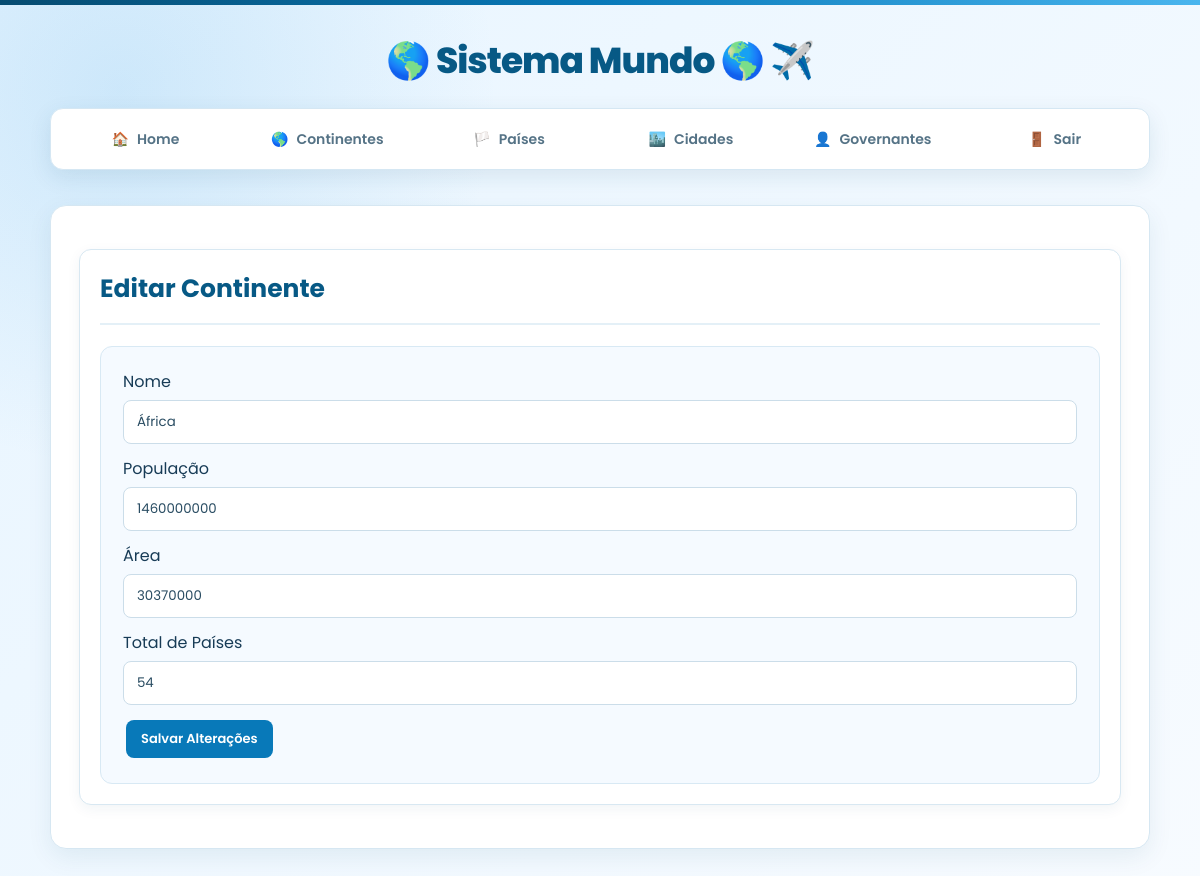
The app's page /editar_continente.php?id=1 (signed in) with its own data.
### tables this page shows
create table tb_continentes (
id_continente int primary key not null auto_increment,
nome varchar(60) not null,
pop int not null,
area int not null,
total_paises int not null 
);

### editar_continente.php (the view, shortened to what this page needs)
<?php
require_once "conexao.php";
$id = $_GET['id'] ?? null;
$sql = "SELECT * FROM tb_continentes WHERE id_continente = :id";
$stmt = $pdo->prepare($sql);
$stmt->execute([
    ':id' => $id
]);
$dados = $stmt->fetch(PDO::FETCH_ASSOC);
?>
<!DOCTYPE html>
<html lang="pt-br">
<head>
    <link rel="stylesheet" href="style.css">
</head>
<body>
<header class="header">
    <div>
        <h1>Sistema Mundo 🌎</h1>
    </div>
</header>
<nav class="navbar">
    <div class="menu">
        <a href="index.php">
            <span>🏠</span> Home
        </a>
        <a href="continentes.php">
            <span>🌎</span> Continentes
        </a>
        <a href="paises.php">
            <span>🏳️</span> Países
        </a>
        <a href="cidades.php">
            <span>🏙️</span> Cidades
        </a>
        <a href="governantes.php">
            <span>👤</span> Governantes
        </a>
        <a href="logout.php">
            <span>🚪</span> Sair
        </a>
    </div>
</nav>
<div class="container">
    <div class="card">
        <h2>Editar Continente</h2>
        <form action="" method="POST">
            <label>Nome</label>
            <input
                type="text"
                name="nome"
                value="<?= htmlspecialchars($dados['nome']); ?>"
                required
            >
            <label>População</label>
            <input
                type="number"
                name="pop"
                value="<?= htmlspecialchars($dados['pop']); ?>"
                required
            >
            <label>Área</label>
            <input
                type="number"
                name="area"
                value="<?= htmlspecialchars($dados['area']); ?>"
                required
            >
            <label>Total de Países</label>
            <input
                type="number"
                name="total_paises"
                value="<?= htmlspecialchars($dados['total_paises']); ?>"
                required
            >
            <button type="submit" name="editar">
                Salvar Alterações
            </button>
        </form>
    </div>
</div>
</body>
</html>

### style.css (style rules this page uses)
* { box-sizing: border-box; }
body { margin: 0; min-height: 100vh; font-family: "Poppins", sans-serif; color: #173b56; background: radial-gradient( circle at 10% 10%, rgba(74, 168, 230, 0.18), transparent 28% ), linear-gradient( 135deg, #e8f5ff, #f7fbff ); background-attachment: fixed; }
body::before { content: ""; display: block; height: 5px; background: linear-gradient( 90deg, #064b70, #0879b9, #49b5ee ); }
header { padding: 28px 20px 20px; text-align: center; }
header h1 { margin: 0; color: #075985; font-size: 36px; font-weight: 800; letter-spacing: -1px; }
header h1::before { content: "🌎 "; }
header h1::after { content: " ✈️"; }
nav { width: 100%; padding: 0 20px; }
.menu { width: 100%; max-width: 1100px; min-height: 62px; margin: 0 auto 35px; padding: 6px; display: flex; align-items: center; justify-content: center; gap: 5px; background: #ffffff; border: 1px solid #d5e7f3; border-radius: 13px; box-shadow: 0 7px 22px rgba(20, 78, 112, 0.10); }
.menu a { flex: 1; max-width: 230px; height: 48px; display: flex; align-items: center; justify-content: center; gap: 8px; color: #557386; text-decoration: none; border-radius: 9px; font-size: 14px; font-weight: 600; transition: 0.2s ease; }
.container { width: 92%; max-width: 1100px; margin: 0 auto 50px; padding: 28px; background: #ffffff; border: 1px solid #d6e7f2; border-radius: 16px; box-shadow: 0 8px 25px rgba(19, 73, 105, 0.08); }
.container h2 { margin-top: 0; padding-bottom: 15px; color: #075985; font-size: 25px; border-bottom: 2px solid #e4f0f7; }
.container h2::before { margin-right: 8px; }
button { padding: 9px 15px; margin: 3px; border: none; border-radius: 8px; background: #0879b9; color: #ffffff; font-family: "Poppins", sans-serif; font-size: 13px; font-weight: 600; cursor: pointer; transition: 0.2s ease; }
form { margin-top: 20px; padding: 22px; background: #f5faff; border: 1px solid #d8e9f4; border-radius: 12px; }
input, select { width: 100%; padding: 11px 13px; margin: 6px 0 12px; background: #ffffff; border: 1px solid #cbdde9; border-radius: 8px; outline: none; font-family: "Poppins", sans-serif; color: #294c62; transition: 0.2s ease; }
.card { padding: 20px; margin: 15px 0; background: #ffffff; border: 1px solid #d8e8f2; border-radius: 12px; box-shadow: 0 4px 14px rgba(20, 75, 105, 0.06); }

### records on screen
tb_continentes: nome "África", pop "1460000000", area "30370000", total_paises "54"
